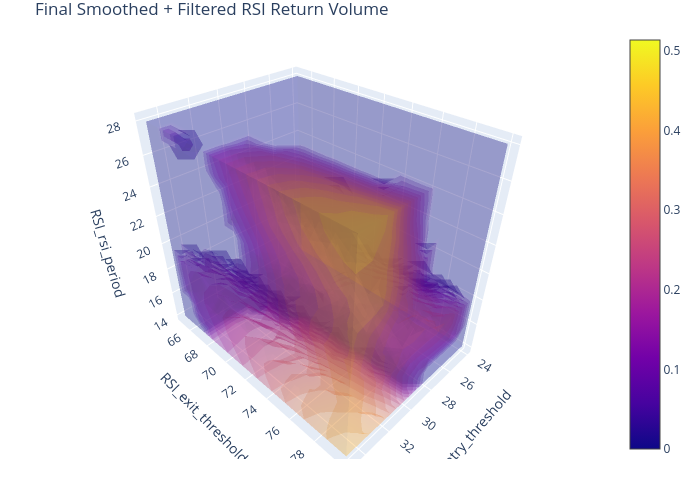

The notebook cell this image was saved under:
### Code cell
# Get all parameter combinations as tuples
index = pd.MultiIndex.from_product(
    [final_rsi, final_entry, final_exit],
    names=["RSI_rsi_period", "RSI_entry_threshold", "RSI_exit_threshold"]
)

# Flatten the smoothed grid
flat_final_values = final_cropped_grid.flatten()

# Create a Series with MultiIndex
final_series = pd.Series(flat_final_values, index=index)

fig = final_series.vbt.volume(
    x_level="RSI_entry_threshold",
    y_level="RSI_exit_threshold",
    z_level="RSI_rsi_period",
    title="Final Smoothed + Filtered RSI Return Volume",
    xaxis_title="Entry Threshold",
    yaxis_title="Exit Threshold",
    coloraxis_colorbar=dict(title="Smoothed Return")
)
fig.show()

### Figure 1 — Plotly figure (JSON) as saved in the notebook; plotly's stock layout.template omitted (floating-point values rounded to 4 significant figures; data arrays with more than 128 entries replaced by an {"elided": "..."} marker saying what was removed)
{"data": [{"colorscale": [[0, "#0d0887"], [0.1111, "#46039f"], [0.2222, "#7201a8"], [0.3333, "#9c179e"], [0.4444, "#bd3786"], [0.5556, "#d8576b"], [0.6667, "#ed7953"], [0.7778, "#fb9f3a"], [0.8889, "#fdca26"], [1, "#f0f921"]], "hovertemplate": "RSI_entry_threshold: %{x}<br>RSI_exit_threshold: %{y}<br>RSI_rsi_period: %{z}<br>value: %{value}<extra></extra>", "opacity": 0.2, "surface": {"count": 15}, "type": "volume", "uid": "89bb284f-d9b5-4137-a418-cbd243e70265", "value": {"elided": "2880 float values"}, "x": {"elided": "2880 int values"}, "y": {"elided": "2880 int values"}, "z": {"elided": "2880 int values"}}], "layout": {"coloraxis": {"colorbar": {"title": {"text": "Smoothed Return"}}}, "height": 490.0, "legend": {"orientation": "h", "traceorder": "normal", "x": 1, "xanchor": "right", "y": 1.02, "yanchor": "bottom"}, "margin": {"b": 30, "l": 30, "r": 30, "t": 30}, "scene": {"xaxis": {"title": {"text": "RSI_entry_threshold"}}, "yaxis": {"title": {"text": "RSI_exit_threshold"}}, "zaxis": {"title": {"text": "RSI_rsi_period"}}}, "title": {"text": "Final Smoothed + Filtered RSI Return Volume"}, "width": 700, "xaxis": {"title": {"text": "Entry Threshold"}}, "yaxis": {"title": {"text": "Exit Threshold"}}}}
